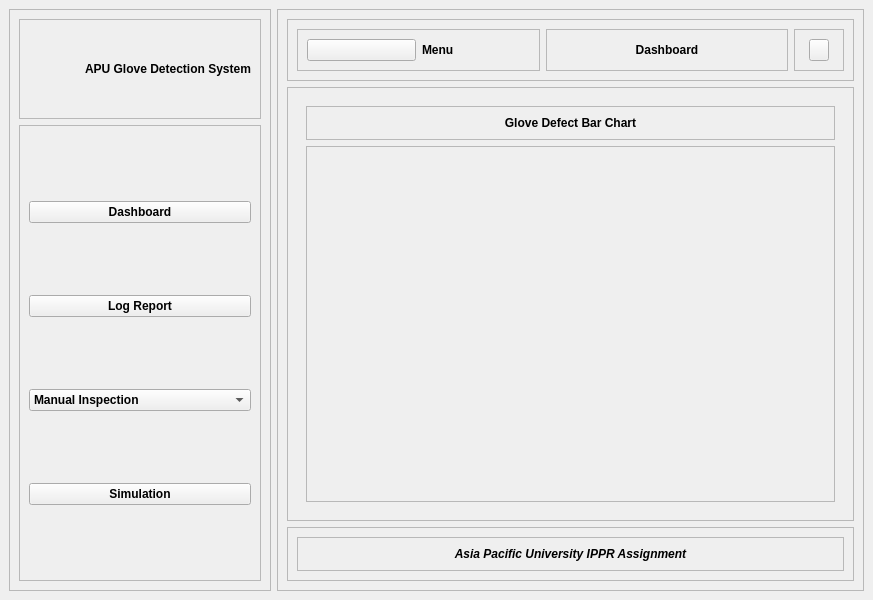
<?xml version="1.0" encoding="UTF-8"?>
<ui version="4.0">
 <class>MainWindow</class>
 <widget class="QMainWindow" name="MainWindow">
  <property name="geometry">
   <rect>
    <x>0</x>
    <y>0</y>
    <width>873</width>
    <height>600</height>
   </rect>
  </property>
  <property name="sizePolicy">
   <sizepolicy hsizetype="Preferred" vsizetype="Preferred">
    <horstretch>0</horstretch>
    <verstretch>0</verstretch>
   </sizepolicy>
  </property>
  <property name="windowTitle">
   <string>MainWindow</string>
  </property>
  <widget class="QWidget" name="centralwidget">
   <layout class="QHBoxLayout" name="horizontalLayout">
    <item>
     <widget class="QFrame" name="side_menu_frame">
      <property name="frameShape">
       <enum>QFrame::StyledPanel</enum>
      </property>
      <property name="frameShadow">
       <enum>QFrame::Raised</enum>
      </property>
      <layout class="QVBoxLayout" name="verticalLayout">
       <item>
        <widget class="QFrame" name="logo_label_frame">
         <property name="minimumSize">
          <size>
           <width>100</width>
           <height>100</height>
          </size>
         </property>
         <property name="maximumSize">
          <size>
           <width>500</width>
           <height>100</height>
          </size>
         </property>
         <property name="frameShape">
          <enum>QFrame::StyledPanel</enum>
         </property>
         <property name="frameShadow">
          <enum>QFrame::Raised</enum>
         </property>
         <layout class="QHBoxLayout" name="horizontalLayout_2">
          <item>
           <widget class="QLabel" name="logo_label">
            <property name="minimumSize">
             <size>
              <width>50</width>
              <height>50</height>
             </size>
            </property>
            <property name="maximumSize">
             <size>
              <width>50</width>
              <height>50</height>
             </size>
            </property>
            <property name="text">
             <string/>
            </property>
            <property name="pixmap">
             <pixmap resource="resources.qrc">:/Images/icons/Logo-APU-200.png</pixmap>
            </property>
            <property name="scaledContents">
             <bool>true</bool>
            </property>
           </widget>
          </item>
          <item>
           <widget class="QLabel" name="APU_Glove_Detection_System_label">
            <property name="enabled">
             <bool>true</bool>
            </property>
            <property name="sizePolicy">
             <sizepolicy hsizetype="Fixed" vsizetype="Preferred">
              <horstretch>0</horstretch>
              <verstretch>0</verstretch>
             </sizepolicy>
            </property>
            <property name="font">
             <font>
              <weight>75</weight>
              <bold>true</bold>
             </font>
            </property>
            <property name="text">
             <string>APU Glove Detection System</string>
            </property>
           </widget>
          </item>
         </layout>
        </widget>
       </item>
       <item>
        <widget class="QFrame" name="menu_frame">
         <property name="frameShape">
          <enum>QFrame::StyledPanel</enum>
         </property>
         <property name="frameShadow">
          <enum>QFrame::Raised</enum>
         </property>
         <layout class="QVBoxLayout" name="verticalLayout_2">
          <item>
           <widget class="QPushButton" name="DashboardButton">
            <property name="font">
             <font>
              <weight>75</weight>
              <bold>true</bold>
             </font>
            </property>
            <property name="text">
             <string>Dashboard</string>
            </property>
           </widget>
          </item>
          <item>
           <widget class="QPushButton" name="LogReportButton">
            <property name="font">
             <font>
              <weight>75</weight>
              <bold>true</bold>
             </font>
            </property>
            <property name="text">
             <string>Log Report</string>
            </property>
           </widget>
          </item>
          <item>
           <widget class="QComboBox" name="ManualinspectionBox">
            <property name="enabled">
             <bool>true</bool>
            </property>
            <property name="font">
             <font>
              <weight>75</weight>
              <bold>true</bold>
             </font>
            </property>
            <property name="layoutDirection">
             <enum>Qt::LeftToRight</enum>
            </property>
            <property name="editable">
             <bool>false</bool>
            </property>
            <property name="insertPolicy">
             <enum>QComboBox::InsertAtCurrent</enum>
            </property>
            <item>
             <property name="text">
              <string>Manual Inspection</string>
             </property>
            </item>
            <item>
             <property name="text">
              <string>Latex Glove</string>
             </property>
            </item>
            <item>
             <property name="text">
              <string>Plastic Glove</string>
             </property>
            </item>
            <item>
             <property name="text">
              <string>Idk what Glove</string>
             </property>
            </item>
            <item>
             <property name="text">
              <string>What Glove</string>
             </property>
            </item>
           </widget>
          </item>
          <item>
           <widget class="QPushButton" name="SimulationButton">
            <property name="font">
             <font>
              <weight>75</weight>
              <bold>true</bold>
             </font>
            </property>
            <property name="text">
             <string>Simulation</string>
            </property>
           </widget>
          </item>
         </layout>
        </widget>
       </item>
      </layout>
     </widget>
    </item>
    <item>
     <widget class="QFrame" name="dashbord_main_frame">
      <property name="frameShape">
       <enum>QFrame::StyledPanel</enum>
      </property>
      <property name="frameShadow">
       <enum>QFrame::Raised</enum>
      </property>
      <layout class="QVBoxLayout" name="verticalLayout_3">
       <item>
        <widget class="QFrame" name="dashboard_widget_frame">
         <property name="frameShape">
          <enum>QFrame::StyledPanel</enum>
         </property>
         <property name="frameShadow">
          <enum>QFrame::Raised</enum>
         </property>
         <layout class="QHBoxLayout" name="horizontalLayout_3">
          <item>
           <widget class="QFrame" name="back_menu_frame">
            <property name="frameShape">
             <enum>QFrame::StyledPanel</enum>
            </property>
            <property name="frameShadow">
             <enum>QFrame::Raised</enum>
            </property>
            <layout class="QHBoxLayout" name="horizontalLayout_4">
             <item>
              <widget class="QPushButton" name="back_button">
               <property name="text">
                <string/>
               </property>
               <property name="icon">
                <iconset resource="resources.qrc">
                 <normaloff>:/icons/icons/back.png</normaloff>:/icons/icons/back.png</iconset>
               </property>
              </widget>
             </item>
             <item>
              <widget class="QLabel" name="menu_label">
               <property name="font">
                <font>
                 <weight>75</weight>
                 <bold>true</bold>
                </font>
               </property>
               <property name="text">
                <string>Menu</string>
               </property>
              </widget>
             </item>
            </layout>
           </widget>
          </item>
          <item>
           <widget class="QFrame" name="dashboard_title_frame">
            <property name="frameShape">
             <enum>QFrame::StyledPanel</enum>
            </property>
            <property name="frameShadow">
             <enum>QFrame::Raised</enum>
            </property>
            <layout class="QVBoxLayout" name="verticalLayout_4">
             <item>
              <widget class="QLabel" name="dashboard_label">
               <property name="font">
                <font>
                 <weight>75</weight>
                 <bold>true</bold>
                </font>
               </property>
               <property name="text">
                <string>Dashboard</string>
               </property>
               <property name="alignment">
                <set>Qt::AlignCenter</set>
               </property>
              </widget>
             </item>
            </layout>
           </widget>
          </item>
          <item>
           <widget class="QFrame" name="close_button_frame">
            <property name="minimumSize">
             <size>
              <width>30</width>
              <height>30</height>
             </size>
            </property>
            <property name="maximumSize">
             <size>
              <width>50</width>
              <height>50</height>
             </size>
            </property>
            <property name="frameShape">
             <enum>QFrame::StyledPanel</enum>
            </property>
            <property name="frameShadow">
             <enum>QFrame::Raised</enum>
            </property>
            <layout class="QHBoxLayout" name="horizontalLayout_5">
             <item>
              <widget class="QPushButton" name="closeButton">
               <property name="minimumSize">
                <size>
                 <width>20</width>
                 <height>20</height>
                </size>
               </property>
               <property name="maximumSize">
                <size>
                 <width>20</width>
                 <height>35</height>
                </size>
               </property>
               <property name="text">
                <string/>
               </property>
               <property name="icon">
                <iconset resource="resources.qrc">
                 <normaloff>:/icons/icons/clear.png</normaloff>:/icons/icons/clear.png</iconset>
               </property>
              </widget>
             </item>
            </layout>
           </widget>
          </item>
         </layout>
        </widget>
       </item>
       <item>
        <widget class="QFrame" name="chart_frame">
         <property name="frameShape">
          <enum>QFrame::StyledPanel</enum>
         </property>
         <property name="frameShadow">
          <enum>QFrame::Raised</enum>
         </property>
         <layout class="QHBoxLayout" name="horizontalLayout_7">
          <item>
           <widget class="QStackedWidget" name="chart_widget">
            <property name="currentIndex">
             <number>0</number>
            </property>
            <widget class="QWidget" name="page">
             <layout class="QVBoxLayout" name="verticalLayout_6">
              <item alignment="Qt::AlignTop">
               <widget class="QFrame" name="defect_chart_frame">
                <property name="frameShape">
                 <enum>QFrame::StyledPanel</enum>
                </property>
                <property name="frameShadow">
                 <enum>QFrame::Raised</enum>
                </property>
                <layout class="QVBoxLayout" name="verticalLayout_7">
                 <item alignment="Qt::AlignTop">
                  <widget class="QLabel" name="defect_chart_labe">
                   <property name="font">
                    <font>
                     <weight>75</weight>
                     <bold>true</bold>
                    </font>
                   </property>
                   <property name="text">
                    <string>Glove Defect Bar Chart</string>
                   </property>
                   <property name="alignment">
                    <set>Qt::AlignCenter</set>
                   </property>
                  </widget>
                 </item>
                </layout>
               </widget>
              </item>
              <item>
               <widget class="QFrame" name="chart">
                <property name="sizePolicy">
                 <sizepolicy hsizetype="Preferred" vsizetype="Expanding">
                  <horstretch>0</horstretch>
                  <verstretch>0</verstretch>
                 </sizepolicy>
                </property>
                <property name="frameShape">
                 <enum>QFrame::StyledPanel</enum>
                </property>
                <property name="frameShadow">
                 <enum>QFrame::Raised</enum>
                </property>
                <layout class="QGridLayout" name="gridLayout"/>
               </widget>
              </item>
             </layout>
            </widget>
           </widget>
          </item>
         </layout>
        </widget>
       </item>
       <item>
        <widget class="QFrame" name="label_info_frame">
         <property name="frameShape">
          <enum>QFrame::StyledPanel</enum>
         </property>
         <property name="frameShadow">
          <enum>QFrame::Raised</enum>
         </property>
         <layout class="QHBoxLayout" name="horizontalLayout_6">
          <item>
           <widget class="QFrame" name="info_frame">
            <property name="frameShape">
             <enum>QFrame::StyledPanel</enum>
            </property>
            <property name="frameShadow">
             <enum>QFrame::Raised</enum>
            </property>
            <layout class="QVBoxLayout" name="verticalLayout_5">
             <item>
              <widget class="QLabel" name="info_label">
               <property name="font">
                <font>
                 <weight>75</weight>
                 <italic>true</italic>
                 <bold>true</bold>
                </font>
               </property>
               <property name="layoutDirection">
                <enum>Qt::LeftToRight</enum>
               </property>
               <property name="text">
                <string>Asia Pacific University IPPR Assignment</string>
               </property>
               <property name="alignment">
                <set>Qt::AlignCenter</set>
               </property>
              </widget>
             </item>
            </layout>
           </widget>
          </item>
         </layout>
        </widget>
       </item>
      </layout>
     </widget>
    </item>
   </layout>
  </widget>
 </widget>
 <resources>
  <include location="resources.qrc"/>
 </resources>
 <connections/>
</ui>
